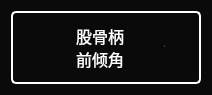
<?xml version="1.0" encoding="UTF-8"?>
<ui version="4.0">
 <class>StemParameterGadget</class>
 <widget class="QWidget" name="StemParameterGadget">
  <property name="geometry">
   <rect>
    <x>0</x>
    <y>0</y>
    <width>204</width>
    <height>80</height>
   </rect>
  </property>
  <property name="sizePolicy">
   <sizepolicy hsizetype="Fixed" vsizetype="Fixed">
    <horstretch>0</horstretch>
    <verstretch>0</verstretch>
   </sizepolicy>
  </property>
  <property name="maximumSize">
   <size>
    <width>246</width>
    <height>16777215</height>
   </size>
  </property>
  <property name="windowTitle">
   <string>StemParameterGadget</string>
  </property>
  <property name="styleSheet">
   <string notr="true">QWidget {
  background:#0a0a0a;
}</string>
  </property>
  <layout class="QGridLayout" name="gridLayout_2">
   <item row="0" column="0">
    <widget class="QFrame" name="frame">
     <property name="styleSheet">
      <string notr="true">.QFrame {
  background:transparent;
  border: 2px solid white; 
  border-radius: 5px;
}</string>
     </property>
     <layout class="QGridLayout" name="gridLayout">
      <property name="spacing">
       <number>9</number>
      </property>
      <item row="0" column="0">
       <widget class="QLabel" name="label_2">
        <property name="minimumSize">
         <size>
          <width>100</width>
          <height>0</height>
         </size>
        </property>
        <property name="maximumSize">
         <size>
          <width>100</width>
          <height>16777215</height>
         </size>
        </property>
        <property name="font">
         <font>
          <family>黑体</family>
          <pointsize>12</pointsize>
          <weight>50</weight>
          <bold>false</bold>
         </font>
        </property>
        <property name="styleSheet">
         <string notr="true">.QLabel {
  color:white;
background:transparent;
}</string>
        </property>
        <property name="text">
         <string>股骨柄
前倾角</string>
        </property>
        <property name="alignment">
         <set>Qt::AlignRight|Qt::AlignTrailing|Qt::AlignVCenter</set>
        </property>
       </widget>
      </item>
      <item row="0" column="1">
       <widget class="QSpinBox" name="spinBoxFemoralVersion">
        <property name="minimumSize">
         <size>
          <width>55</width>
          <height>40</height>
         </size>
        </property>
        <property name="maximumSize">
         <size>
          <width>55</width>
          <height>40</height>
         </size>
        </property>
        <property name="font">
         <font>
          <family>Arial</family>
          <pointsize>-1</pointsize>
          <weight>75</weight>
          <italic>false</italic>
          <bold>true</bold>
         </font>
        </property>
        <property name="styleSheet">
         <string notr="true">QSpinBox{
color:white; 
border-radius: 5px;
background-color: transparent;
font:25px 'Arial';
font-weight: bold;
padding-left:10px;
}</string>
        </property>
        <property name="frame">
         <bool>false</bool>
        </property>
        <property name="alignment">
         <set>Qt::AlignCenter</set>
        </property>
        <property name="buttonSymbols">
         <enum>QAbstractSpinBox::NoButtons</enum>
        </property>
        <property name="suffix">
         <string>º</string>
        </property>
        <property name="minimum">
         <number>-90</number>
        </property>
        <property name="maximum">
         <number>90</number>
        </property>
        <property name="value">
         <number>0</number>
        </property>
       </widget>
      </item>
     </layout>
    </widget>
   </item>
  </layout>
 </widget>
 <layoutdefault spacing="6" margin="11"/>
 <resources/>
 <connections/>
</ui>
